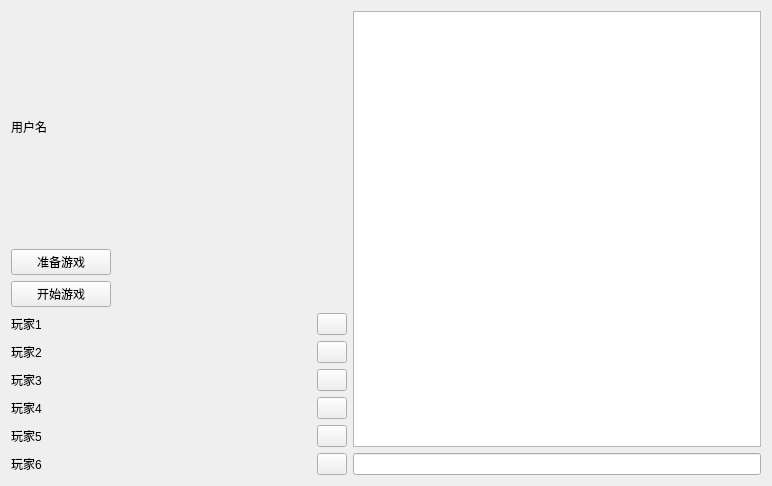
<?xml version="1.0" encoding="UTF-8"?>
<ui version="4.0">
 <class>GameReadyWidget</class>
 <widget class="QWidget" name="GameReadyWidget">
  <property name="geometry">
   <rect>
    <x>0</x>
    <y>0</y>
    <width>772</width>
    <height>486</height>
   </rect>
  </property>
  <property name="windowTitle">
   <string/>
  </property>
  <layout class="QGridLayout" name="gridLayout_2">
   <item row="0" column="0">
    <layout class="QVBoxLayout" name="verticalLayout_4" stretch="1,3">
     <item>
      <layout class="QVBoxLayout" name="verticalLayout" stretch="1,3">
       <item>
        <widget class="QLabel" name="lbActiveUser">
         <property name="text">
          <string>用户名</string>
         </property>
        </widget>
       </item>
       <item>
        <layout class="QVBoxLayout" name="verticalLayout_3" stretch="0,0">
         <item>
          <widget class="QPushButton" name="btnReady">
           <property name="maximumSize">
            <size>
             <width>100</width>
             <height>16777215</height>
            </size>
           </property>
           <property name="text">
            <string>准备游戏</string>
           </property>
          </widget>
         </item>
         <item>
          <widget class="QPushButton" name="btnStartGame">
           <property name="maximumSize">
            <size>
             <width>100</width>
             <height>16777215</height>
            </size>
           </property>
           <property name="text">
            <string>开始游戏</string>
           </property>
          </widget>
         </item>
        </layout>
       </item>
      </layout>
     </item>
     <item>
      <layout class="QVBoxLayout" name="verticalLayout_2" stretch="0,0,0,0,0,0">
       <item>
        <layout class="QHBoxLayout" name="horizontalLayout_2">
         <item>
          <widget class="QLabel" name="lbGamer1">
           <property name="minimumSize">
            <size>
             <width>300</width>
             <height>0</height>
            </size>
           </property>
           <property name="styleSheet">
            <string notr="true"/>
           </property>
           <property name="text">
            <string>玩家1</string>
           </property>
          </widget>
         </item>
         <item>
          <widget class="QPushButton" name="btnKickOutGamer1">
           <property name="maximumSize">
            <size>
             <width>30</width>
             <height>16777215</height>
            </size>
           </property>
           <property name="text">
            <string/>
           </property>
          </widget>
         </item>
        </layout>
       </item>
       <item>
        <layout class="QHBoxLayout" name="horizontalLayout_3">
         <item>
          <widget class="QLabel" name="lbGamer2">
           <property name="minimumSize">
            <size>
             <width>300</width>
             <height>0</height>
            </size>
           </property>
           <property name="text">
            <string>玩家2</string>
           </property>
          </widget>
         </item>
         <item>
          <widget class="QPushButton" name="btnKickOutGamer2">
           <property name="maximumSize">
            <size>
             <width>30</width>
             <height>16777215</height>
            </size>
           </property>
           <property name="text">
            <string/>
           </property>
          </widget>
         </item>
        </layout>
       </item>
       <item>
        <layout class="QHBoxLayout" name="horizontalLayout_4">
         <item>
          <widget class="QLabel" name="lbGamer3">
           <property name="minimumSize">
            <size>
             <width>300</width>
             <height>0</height>
            </size>
           </property>
           <property name="text">
            <string>玩家3</string>
           </property>
          </widget>
         </item>
         <item>
          <widget class="QPushButton" name="btnKickOutGamer3">
           <property name="maximumSize">
            <size>
             <width>30</width>
             <height>16777215</height>
            </size>
           </property>
           <property name="text">
            <string/>
           </property>
          </widget>
         </item>
        </layout>
       </item>
       <item>
        <layout class="QHBoxLayout" name="horizontalLayout_5">
         <item>
          <widget class="QLabel" name="lbGamer4">
           <property name="minimumSize">
            <size>
             <width>300</width>
             <height>0</height>
            </size>
           </property>
           <property name="text">
            <string>玩家4</string>
           </property>
          </widget>
         </item>
         <item>
          <widget class="QPushButton" name="btnKickOutGamer4">
           <property name="maximumSize">
            <size>
             <width>30</width>
             <height>16777215</height>
            </size>
           </property>
           <property name="text">
            <string/>
           </property>
          </widget>
         </item>
        </layout>
       </item>
       <item>
        <layout class="QHBoxLayout" name="horizontalLayout_6">
         <item>
          <widget class="QLabel" name="lbGamer5">
           <property name="minimumSize">
            <size>
             <width>300</width>
             <height>0</height>
            </size>
           </property>
           <property name="text">
            <string>玩家5</string>
           </property>
          </widget>
         </item>
         <item>
          <widget class="QPushButton" name="btnKickOutGamer5">
           <property name="maximumSize">
            <size>
             <width>30</width>
             <height>16777215</height>
            </size>
           </property>
           <property name="text">
            <string/>
           </property>
          </widget>
         </item>
        </layout>
       </item>
       <item>
        <layout class="QHBoxLayout" name="horizontalLayout_7">
         <item>
          <widget class="QLabel" name="lbGamer6">
           <property name="minimumSize">
            <size>
             <width>300</width>
             <height>0</height>
            </size>
           </property>
           <property name="text">
            <string>玩家6</string>
           </property>
          </widget>
         </item>
         <item>
          <widget class="QPushButton" name="btnKickOutGamer6">
           <property name="maximumSize">
            <size>
             <width>30</width>
             <height>16777215</height>
            </size>
           </property>
           <property name="text">
            <string/>
           </property>
          </widget>
         </item>
        </layout>
       </item>
      </layout>
     </item>
    </layout>
   </item>
   <item row="0" column="1">
    <layout class="QGridLayout" name="gridLayout">
     <item row="0" column="0">
      <widget class="QTextBrowser" name="tbShow"/>
     </item>
     <item row="1" column="0">
      <widget class="QLineEdit" name="leInput"/>
     </item>
    </layout>
   </item>
  </layout>
 </widget>
 <resources/>
 <connections/>
</ui>
